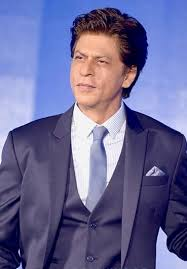
#> input picture dataset/User.1.jpeg, 187 x 269 px; its folder holds 4 pictures in this run
$ python train.py
#> lines starting #> are read from the running program, lines starting #| are printed output that depends on the picture
import cv2
import numpy as np
from PIL import Image
import os

# Path for face image database
path = "dataset"

# Create LBPH face recognizer
recognizer = cv2.face.LBPHFaceRecognizer_create()

# Load Haar Cascade for face detection
detector = cv2.CascadeClassifier("haarcascade_frontalface_default.xml")


# Function to get the images and label data from the dataset
def getImagesAndLabels(path):
    # Get all file paths in the dataset directory
#> called with path = 'dataset'
    imagePaths = [os.path.join(path, f) for f in os.listdir(path)]
    faceSamples = []
    ids = []

    # Iterate through each file in the dataset
    for imagePath in imagePaths:
        # Convert the image to grayscale
        PIL_img = Image.open(imagePath).convert("L")
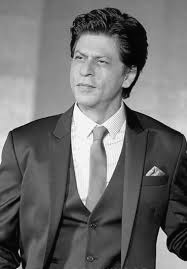
#> PIL_img: PIL image 187x269 L; min 2, max 254, mean 109.7
        img_numpy = np.array(PIL_img, "uint8")

        # Extract the user ID from the filename
        id = int(os.path.split(imagePath)[-1].split(".")[1])

        # Detect faces in the image
        faces = detector.detectMultiScale(img_numpy)
#> faces = [[60, 37, 62, 62]]

        # For each face detected, append the face region and user ID
        for (x, y, w, h) in faces:
            faceSamples.append(img_numpy[y: y + h, x: x + w])
            ids.append(id)
#> this loop made 1 pass
#> after the loop, faceSamples = 1 item; ids = [1]
#> pass 2 of the loop in getImagesAndLabels, `for imagePath in imagePaths:`:
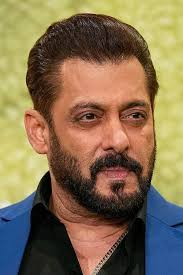
#> input picture dataset/User.2.jpeg, 183 x 275 px
#> in getImagesAndLabels, `PIL_img = Image.open(imagePath).convert("L")`:
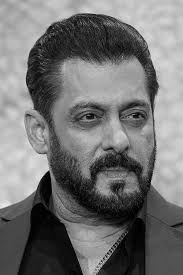
#> PIL_img: PIL image 183x275 L; min 0, max 240, mean 114.6
#> faces = [[51, 70, 122, 122]]
#> the loop in getImagesAndLabels, `for (x, y, w, h) in faces:` made 1 pass
#> after the loop in getImagesAndLabels, `for (x, y, w, h) in faces:`: faceSamples = 2 items; ids = [1, 2]
#> pass 3 of the loop in getImagesAndLabels, `for imagePath in imagePaths:`:
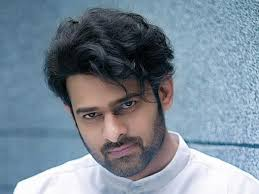
#> input picture dataset/User.3.jpeg, 259 x 194 px
#> in getImagesAndLabels, `PIL_img = Image.open(imagePath).convert("L")`:
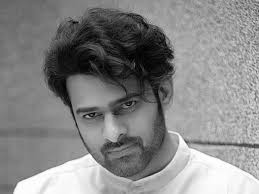
#> PIL_img: PIL image 259x194 L; min 0, max 255, mean 133.9
#> faces = [[62, 74, 102, 102]]
#> the loop in getImagesAndLabels, `for (x, y, w, h) in faces:` made 1 pass
#> after the loop in getImagesAndLabels, `for (x, y, w, h) in faces:`: faceSamples = 3 items; ids = [1, 2, 3]
#> the loop made 4 passes; the first 3 are shown

    return faceSamples, ids


print("\n[INFO] Training faces. It will take a few seconds. Wait ...")

# Get faces and IDs from the dataset
faces, ids = getImagesAndLabels(path)

# Train the recognizer with the faces and corresponding IDs
recognizer.train(faces, np.array(ids))

# Save the trained model to a file
recognizer.write("trainer.yml")

# Output the number of faces trained
print("\n[INFO] {0} faces trained. Exiting Program".format(len(np.unique(ids))))
